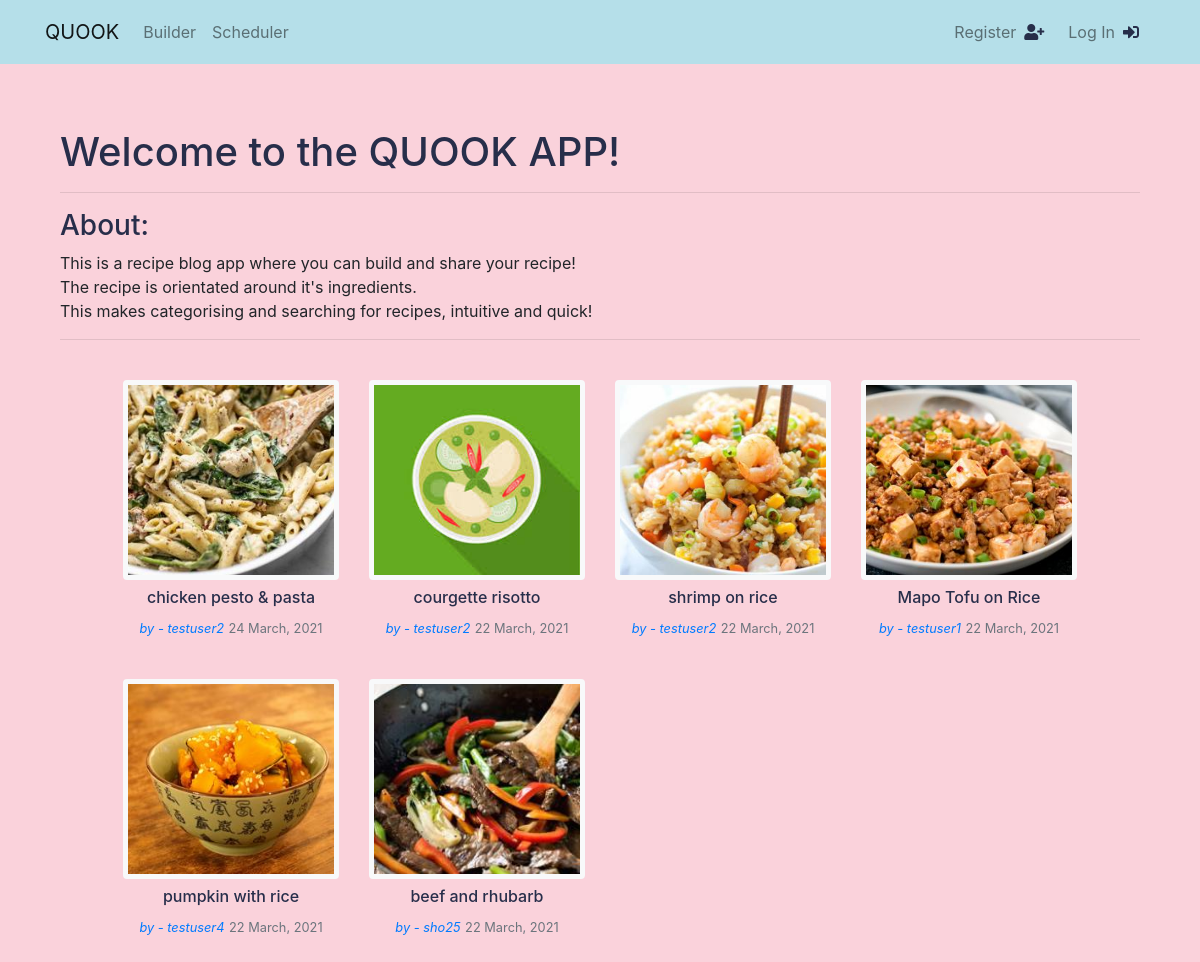
The page / on the database its author committed.
### recipe/models.py (models this page shows, shortened)
class Recipe(models.Model):
    alphanumeric = RegexValidator(
        r'[a-zA-Z][a-zA-Z ]+', 'Only alphabet characters and spaces are allowed.')
    title = models.CharField(max_length=30, null=True,
                             validators=[alphanumeric])
    description = models.TextField(max_length=200, null=True, blank=True)
    date_posted = models.DateTimeField(default=timezone.now)
    author = models.ForeignKey(User, on_delete=models.CASCADE, null=True)
    image = models.ImageField(
        default='default-recipe.jpg', upload_to='recipe_pics')
    slug = models.SlugField(null=False, unique=True)
    ingredients = models.ManyToManyField(
        'Ingredient', through='IngredientAmount', related_name='recipes')
    def get_absolute_url(self):
        return reverse('recipe:recipe_detail', kwargs={'slug': self.slug})

### recipe/views.py (the view)
# urls.py: path('', RecipeListView.as_view(), name='home'),
class RecipeListView(ListView):
    model = Recipe
    template_name = 'recipe/home.html'
    context_object_name = 'recipes'
    ordering = ['-date_posted']
    paginate_by = 12

### recipe/templates/recipe/home.html (shortened to what this page needs)
{% extends "recipe/base.html" %}
{% block content %}
<div class="container my-5">
    <h1>Welcome to the QUOOK APP!</h1>
    <hr>
    <h3>About:</h3>
    <p>This is a recipe blog app where you can build and share your recipe!
        <br>The recipe is orientated around it's ingredients.
        <br>This makes categorising and searching for recipes, intuitive and quick!</p>
    <hr>
    <div class ="row fill-50-viewport align-items-center">
        <div class="col-12 d-flex justify-content-center">
            <div class="row mx-5">
                {% for recipe in recipes %}
                    <div class="col-3 my-3 text-center">
                        <div class="media-content">
                            <img class="rounded border border-5 border-light img-fluid recipe-img my-2" src="{{ recipe.image.url }}">
                            <a class="link-unstyled article-title" href="{{ recipe.get_absolute_url }}"><h6>{{ recipe.title }}</h6></a>
                            <a class="link-unstyled article-title" href="{% url 'recipe:user_recipes' recipe.author %}"><small class="font-italic">by - {{ recipe.author }}</small></a>
                            <small class="text-muted">{{ recipe.date_posted|date:"d F, Y" }}</small>
                        </div>
                    </div>
                {% endfor %}
            </div>
        </div>
    </div>
</div>
{% endblock content %}

### recipe/static/recipe/style.css (style rules this page uses)
body { background: #FAD2DB; margin-top: 5rem; overflow-x: hidden; }
.fill-50-viewport { min-height: 50vh; }
h1, h2, h3, h4, h5, h6 { color: #272E4A; }
.link-unstyled, .link-unstyled:link, .link-unstyled:hover { color: none; text-decoration: none; font-style: none; }
.recipe-img { width: 100%; height: 200px; object-fit: cover; }
.border-5 { border-width: 5px !important; }

### rows shown on the page
Recipe: image (picture), title "chicken pesto & pasta", author "testuser2", date_posted "24 March, 2021"
Recipe: image (placeholder picture), title "courgette risotto", author "testuser2", date_posted "22 March, 2021"
Recipe: image (picture), title "shrimp on rice", author "testuser2", date_posted "22 March, 2021"
Recipe: image (picture), title "Mapo Tofu on Rice", author "testuser1", date_posted "22 March, 2021"
Recipe: image (picture), title "pumpkin with rice", author "testuser4", date_posted "22 March, 2021"
Recipe: image (picture), title "beef and rhubarb", author "sho25", date_posted "22 March, 2021"
